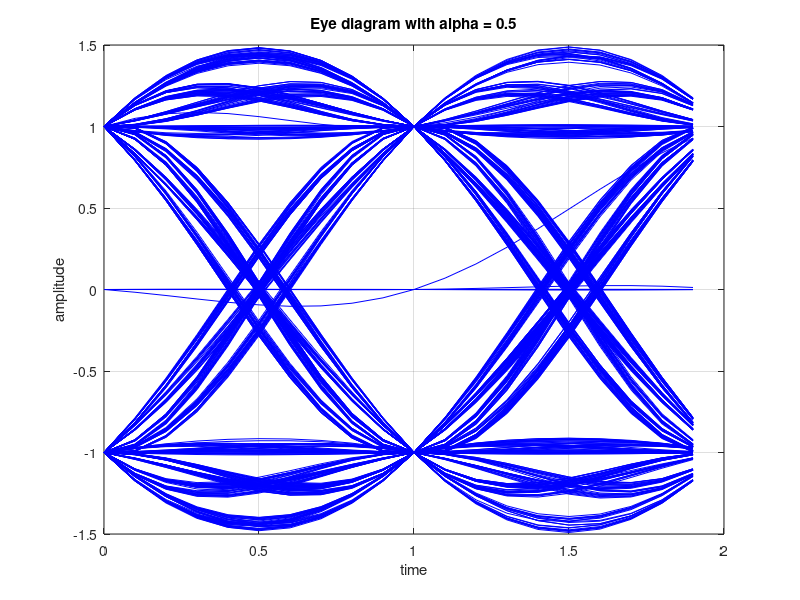
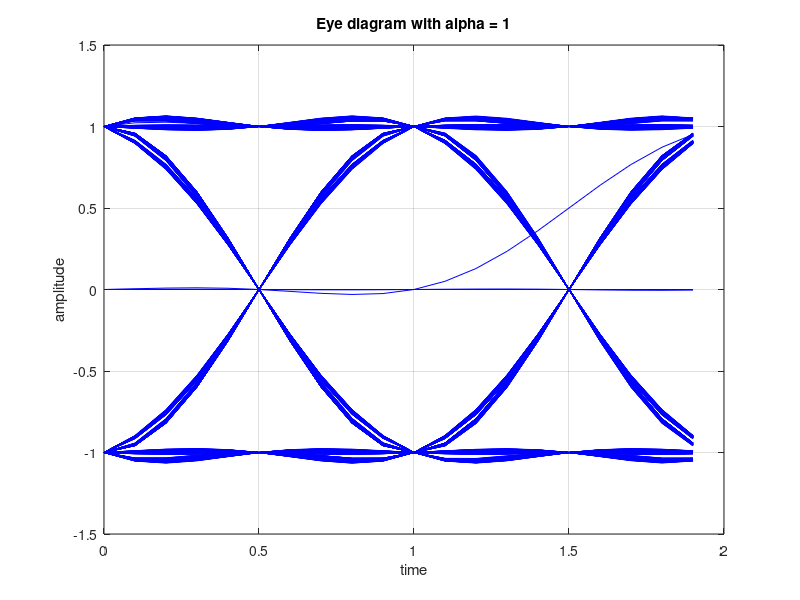

Write MATLAB code to recreate these figures, in order.
% ========================================================================
% QPSK Pulse Shaping using Raised Cosine Filter and Eye Diagram Analysis
%
% This program simulates the pulse shaping process in a QPSK digital
% communication system using Raised Cosine filters with different
% roll-off factors.
%
% Main steps of the simulation:
%
% 1. Generate a random QPSK symbol sequence where each symbol contains
%    an in-phase (I) and quadrature (Q) component represented as
%    complex numbers.
%
% 2. Perform upsampling of the symbol sequence to increase the sampling
%    rate before pulse shaping.
%
% 3. Construct Raised Cosine filters using the analytical formula:
%
%       g(t) = sinc(t) * cos(pi*alpha*t) / (1 - (2*alpha*t)^2)
%
%    where:
%       alpha = roll-off factor.
%
% 4. Two filters are implemented for comparison:
%
%       alpha = 0.5  → moderate bandwidth expansion
%       alpha = 1    → wider bandwidth but reduced intersymbol interference
%
% 5. The upsampled symbol sequence is passed through the filters using
%    convolution to obtain the transmitted baseband signal.
%
% 6. The filtered signal is reshaped to generate eye diagrams, which
%    visualize the level of intersymbol interference (ISI).
%
% 7. Eye diagrams for different roll-off factors are plotted to illustrate
%    how the roll-off parameter affects signal quality and timing margin.
%
% This simulation helps demonstrate the role of pulse shaping filters in
% digital communication systems and how Raised Cosine filters control
% bandwidth and intersymbol interference.
% ========================================================================


clc; clear; close all;

%% Parameters
N = 10^4;              % number of symbols
fs = 10;               % sampling frequency

%% Generate random QPSK symbols
am = 2*(rand(1,N)>0.5)-1 + 1i*(2*(rand(1,N)>0.5)-1);

%% Time vector for filters
t = -fs:1/fs:fs;

%% ----- sinc filter -----
sincNum = sin(pi*t);
sincDen = pi*t;

sincOp = sincNum ./ sincDen;
sincDenZero = find(abs(sincDen) < 1e-10);
sincOp(sincDenZero) = 1;      % limit sin(pi*x)/(pi*x) = 1 at x=0

%% ===== Raised Cosine Filter (alpha = 0.5) =====
alpha = 0.5;

cosNum = cos(alpha*pi*t);
cosDen = (1 - (2*alpha*t).^2);

cosOp = cosNum ./ cosDen;
cosDenZero = find(abs(cosDen) < 1e-10);
cosOp(cosDenZero) = pi/4;

gt_alpha5 = sincOp .* cosOp;

%% ===== Raised Cosine Filter (alpha = 1) =====
alpha = 1;

cosNum = cos(alpha*pi*t);
cosDen = (1 - (2*alpha*t).^2);

cosOp = cosNum ./ cosDen;
cosDenZero = find(abs(cosDen) < 1e-10);
cosOp(cosDenZero) = pi/4;

gt_alpha1 = sincOp .* cosOp;

%% ===== Upsampling =====
amUpSampled = [am; zeros(fs-1,length(am))];
amU = amUpSampled(:).';

%% ===== Pulse shaping (convolution) =====
st_alpha5 = conv(amU, gt_alpha5);
st_alpha1 = conv(amU, gt_alpha1);

%% Take first samples for visualization
st_alpha5 = st_alpha5(1:10000);
st_alpha1 = st_alpha1(1:10000);

%% ===== Eye Diagram preparation =====
st_alpha5_reshape = reshape(st_alpha5, fs*2, length(st_alpha5)/(fs*2)).';
st_alpha1_reshape = reshape(st_alpha1, fs*2, length(st_alpha1)/(fs*2)).';
%% ===== Eye diagram alpha = 0.5 =====
figure;
plot(0:1/fs:1.99, real(st_alpha5_reshape).', 'b');
title('Eye diagram with alpha = 0.5');
xlabel('time');
ylabel('amplitude');
grid on;

%% ===== Eye diagram alpha = 1 =====
figure;
plot(0:1/fs:1.99, real(st_alpha1_reshape).', 'b');
title('Eye diagram with alpha = 1');
xlabel('time');
ylabel('amplitude');
grid on;
